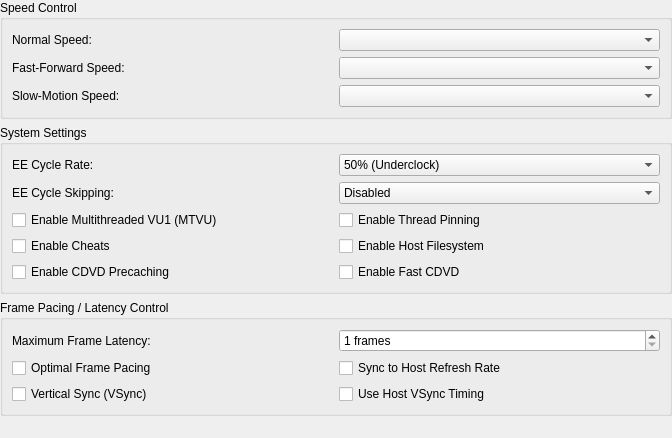
<?xml version="1.0" encoding="UTF-8"?>
<ui version="4.0">
 <class>EmulationSettingsWidget</class>
 <widget class="QWidget" name="EmulationSettingsWidget">
  <property name="geometry">
   <rect>
    <x>0</x>
    <y>0</y>
    <width>672</width>
    <height>438</height>
   </rect>
  </property>
  <layout class="QVBoxLayout" name="verticalLayout">
   <property name="leftMargin">
    <number>0</number>
   </property>
   <property name="topMargin">
    <number>0</number>
   </property>
   <property name="rightMargin">
    <number>0</number>
   </property>
   <property name="bottomMargin">
    <number>0</number>
   </property>
   <item>
    <widget class="QGroupBox" name="groupBox_5">
     <property name="title">
      <string>Speed Control</string>
     </property>
     <layout class="QGridLayout" name="gridLayout_3">
      <item row="2" column="0">
       <widget class="QLabel" name="label_6">
        <property name="text">
         <string>Slow-Motion Speed:</string>
        </property>
       </widget>
      </item>
      <item row="1" column="1">
       <widget class="QComboBox" name="fastForwardSpeed"/>
      </item>
      <item row="2" column="1">
       <widget class="QComboBox" name="slowMotionSpeed"/>
      </item>
      <item row="0" column="0">
       <widget class="QLabel" name="label_4">
        <property name="text">
         <string>Normal Speed:</string>
        </property>
       </widget>
      </item>
      <item row="1" column="0">
       <widget class="QLabel" name="label_5">
        <property name="text">
         <string>Fast-Forward Speed:</string>
        </property>
       </widget>
      </item>
      <item row="0" column="1">
       <widget class="QComboBox" name="normalSpeed"/>
      </item>
     </layout>
    </widget>
   </item>
   <item>
    <widget class="QGroupBox" name="systemSettingsGroup">
     <property name="title">
      <string>System Settings</string>
     </property>
     <layout class="QGridLayout" name="gridLayout_5">
      <item row="0" column="1">
       <widget class="QComboBox" name="eeCycleRate">
        <item>
         <property name="text">
          <string>50% (Underclock)</string>
         </property>
        </item>
        <item>
         <property name="text">
          <string>60% (Underclock)</string>
         </property>
        </item>
        <item>
         <property name="text">
          <string>75% (Underclock)</string>
         </property>
        </item>
        <item>
         <property name="text">
          <string>100% (Normal Speed)</string>
         </property>
        </item>
        <item>
         <property name="text">
          <string>130% (Overclock)</string>
         </property>
        </item>
        <item>
         <property name="text">
          <string>180% (Overclock)</string>
         </property>
        </item>
        <item>
         <property name="text">
          <string>300% (Overclock)</string>
         </property>
        </item>
        <item>
         <property name="text">
          <string>MAX% (Overclock)</string>
         </property>
        </item>
       </widget>
      </item>
      <item row="1" column="1">
       <widget class="QComboBox" name="eeCycleSkipping">
        <item>
         <property name="text">
          <string>Disabled</string>
         </property>
        </item>
        <item>
         <property name="text">
          <string>Mild Underclock</string>
         </property>
        </item>
        <item>
         <property name="text">
          <string>Moderate Underclock</string>
         </property>
        </item>
        <item>
         <property name="text">
          <string>Maximum Underclock</string>
         </property>
        </item>
       </widget>
      </item>
      <item row="2" column="0" colspan="2">
       <layout class="QGridLayout" name="systemSettingsLayout">
        <item row="1" column="0">
         <widget class="QCheckBox" name="cheats">
          <property name="text">
           <string>Enable Cheats</string>
          </property>
         </widget>
        </item>
        <item row="0" column="0">
         <widget class="QCheckBox" name="MTVU">
          <property name="text">
           <string>Enable Multithreaded VU1 (MTVU)</string>
          </property>
         </widget>
        </item>
        <item row="1" column="1">
         <widget class="QCheckBox" name="hostFilesystem">
          <property name="text">
           <string>Enable Host Filesystem</string>
          </property>
         </widget>
        </item>
        <item row="2" column="1">
         <widget class="QCheckBox" name="fastCDVD">
          <property name="text">
           <string>Enable Fast CDVD</string>
          </property>
         </widget>
        </item>
        <item row="2" column="0">
         <widget class="QCheckBox" name="precacheCDVD">
          <property name="text">
           <string>Enable CDVD Precaching</string>
          </property>
         </widget>
        </item>
        <item row="0" column="1">
         <widget class="QCheckBox" name="threadPinning">
          <property name="text">
           <string>Enable Thread Pinning</string>
          </property>
         </widget>
        </item>
       </layout>
      </item>
      <item row="0" column="0">
       <widget class="QLabel" name="label_9">
        <property name="text">
         <string>EE Cycle Rate:</string>
        </property>
       </widget>
      </item>
      <item row="1" column="0">
       <widget class="QLabel" name="label_10">
        <property name="text">
         <string>EE Cycle Skipping:</string>
        </property>
       </widget>
      </item>
     </layout>
    </widget>
   </item>
   <item>
    <widget class="QGroupBox" name="basicGroupBox">
     <property name="title">
      <string>Frame Pacing / Latency Control</string>
     </property>
     <layout class="QGridLayout" name="gridLayout_2">
      <item row="1" column="1">
       <widget class="QSpinBox" name="maxFrameLatency">
        <property name="suffix">
         <string extracomment="This string will appear next to the amount of frames selected, in a dropdown box."> frames</string>
        </property>
        <property name="minimum">
         <number>1</number>
        </property>
        <property name="maximum">
         <number>5</number>
        </property>
       </widget>
      </item>
      <item row="1" column="0">
       <widget class="QLabel" name="label_2">
        <property name="text">
         <string>Maximum Frame Latency:</string>
        </property>
       </widget>
      </item>
      <item row="3" column="0" colspan="2">
       <layout class="QGridLayout" name="basicCheckboxGridLayout">
        <item row="1" column="1">
         <widget class="QCheckBox" name="useVSyncForTiming">
          <property name="text">
           <string>Use Host VSync Timing</string>
          </property>
         </widget>
        </item>
        <item row="0" column="1">
         <widget class="QCheckBox" name="syncToHostRefreshRate">
          <property name="text">
           <string>Sync to Host Refresh Rate</string>
          </property>
         </widget>
        </item>
        <item row="0" column="0">
         <widget class="QCheckBox" name="optimalFramePacing">
          <property name="text">
           <string>Optimal Frame Pacing</string>
          </property>
         </widget>
        </item>
        <item row="1" column="0">
         <widget class="QCheckBox" name="vsync">
          <property name="text">
           <string>Vertical Sync (VSync)</string>
          </property>
         </widget>
        </item>
       </layout>
      </item>
     </layout>
    </widget>
   </item>
   <item>
    <spacer name="verticalSpacer">
     <property name="orientation">
      <enum>Qt::Orientation::Vertical</enum>
     </property>
     <property name="sizeHint" stdset="0">
      <size>
       <width>20</width>
       <height>40</height>
      </size>
     </property>
    </spacer>
   </item>
  </layout>
 </widget>
 <resources>
  <include location="../resources/resources.qrc"/>
 </resources>
 <connections/>
</ui>
